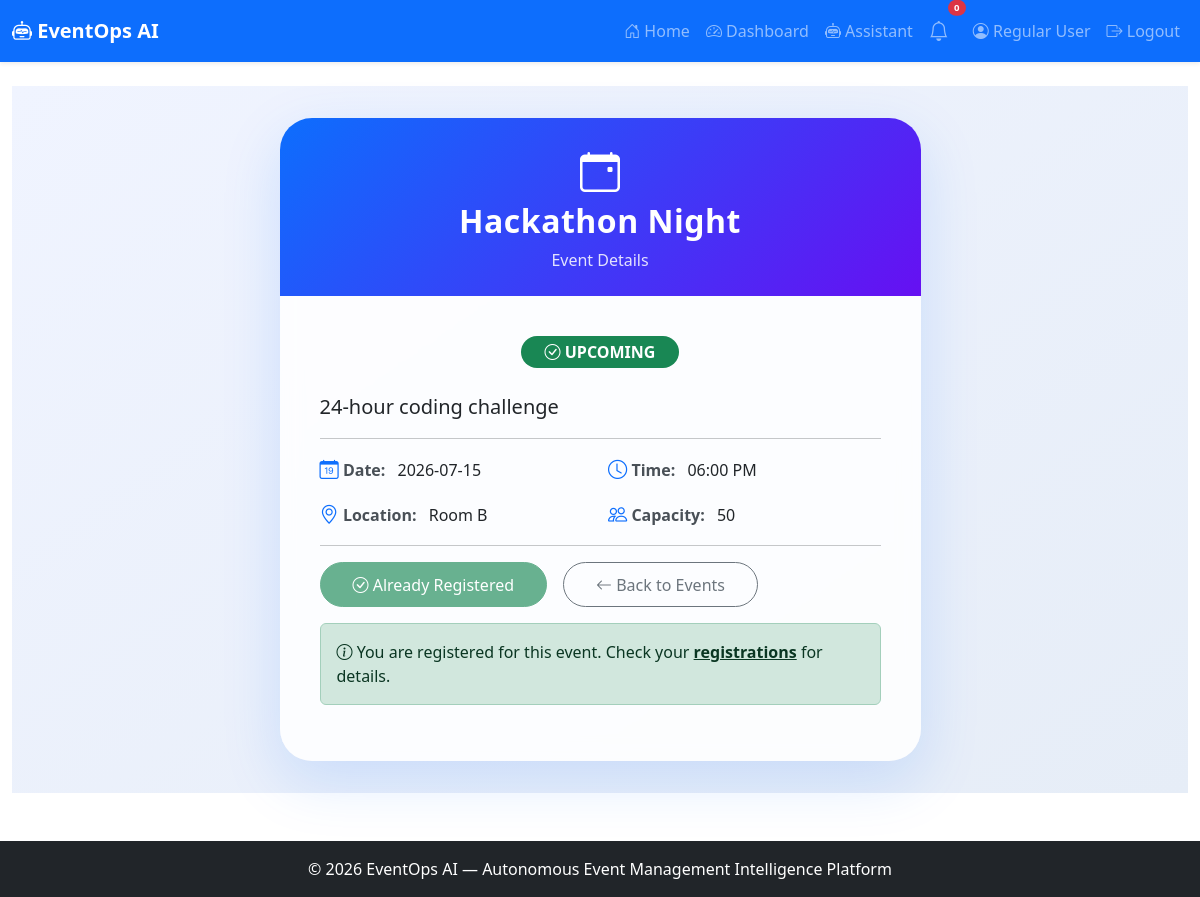
/event/2 (signed in), run on the app's committed database.
### app.py (models this page shows, shortened)
class User(UserMixin, db.Model):
    id = db.Column(db.Integer, primary_key=True)
    name = db.Column(db.String(100), nullable=False)
    email = db.Column(db.String(100), unique=True, nullable=False)
    password_hash = db.Column(db.String(200), nullable=False)
    role = db.Column(db.String(20), default='user')
    created_at = db.Column(db.DateTime, default=lambda: datetime.now(timezone.utc))

class Event(db.Model):
    id = db.Column(db.Integer, primary_key=True)
    title = db.Column(db.String(200), nullable=False)
    description = db.Column(db.Text)
    date = db.Column(db.String(50))
    time = db.Column(db.String(50))
    location = db.Column(db.String(200))
    capacity = db.Column(db.Integer)
    status = db.Column(db.String(20), default='upcoming')
    created_at = db.Column(db.DateTime, default=lambda: datetime.now(timezone.utc))

### app.py (the view)
@app.route('/event/<int:event_id>')
@login_required
def event_detail(event_id):
    event = Event.query.get_or_404(event_id)
    registered = Registration.query.filter_by(user_id=current_user.id, event_id=event_id).first() is not None
    return render_template('event_detail.html', event=event, registered=registered)

### app.py (called while the page is built)
@login_manager.user_loader
def load_user(user_id):
    return User.query.get(int(user_id))

### templates/event_detail.html (shortened to what this page needs)
{% extends "base.html" %}
{% block content %}
<div class="detail-wrapper">
    <div class="container">
        <div class="row justify-content-center">
            <div class="col-lg-8 col-xl-7">
                <div class="card detail-card">
                    <div class="card-header">
                        <i class="bi bi-calendar-event"></i>
                        <h2>{{ event.title }}</h2>
                        <p class="mb-0" style="opacity:0.85;">Event Details</p>
                    </div>
                    <div class="card-body">
                        <div class="text-center mb-4">
                            <span class="badge status-badge bg-{{ 'success' if event.status == 'upcoming' else 'warning' if event.status == 'ongoing' else 'secondary' }}">
                                <i class="bi bi-{{ 'check-circle' if event.status == 'upcoming' else 'clock' if event.status == 'ongoing' else 'x-circle' }}"></i>
                                {{ event.status|upper }}
                            </span>
                        </div>
                        <p class="lead">{{ event.description }}</p>
                        <hr>
                        <div class="row g-3">
                            <div class="col-sm-6">
                                <i class="bi bi-calendar-date detail-icon"></i>
                                <span class="detail-label">Date:</span> {{ event.date }}
                            </div>
                            <div class="col-sm-6">
                                <i class="bi bi-clock detail-icon"></i>
                                <span class="detail-label">Time:</span> {{ event.time }}
                            </div>
                            <div class="col-sm-6">
                                <i class="bi bi-geo-alt detail-icon"></i>
                                <span class="detail-label">Location:</span> {{ event.location }}
                            </div>
                            <div class="col-sm-6">
                                <i class="bi bi-people detail-icon"></i>
                                <span class="detail-label">Capacity:</span> {{ event.capacity }}
                            </div>
                        </div>
                        <hr>
                        <div class="action-buttons d-flex flex-wrap gap-3 mt-3">
                            {% if registered %}
                                <span class="btn btn-success disabled">
                                    <i class="bi bi-check-circle"></i> Already Registered
                                </span>
                            {% elif event.status == 'upcoming' %}
                                <a href="{{ url_for('user_register_event') }}" class="btn btn-primary">
                                    <i class="bi bi-person-plus"></i> Register Now
                                </a>
                            {% else %}
                                <span class="btn btn-secondary disabled">
                                    <i class="bi bi-x-circle"></i> Registration Closed
                                </span>
                            {% endif %}
                            <a href="{{ url_for('browse_events') }}" class="btn btn-outline-secondary">
                                <i class="bi bi-arrow-left"></i> Back to Events
                            </a>
                        </div>
                        {% if registered %}
                        <div class="alert alert-success mt-3">
                            <i class="bi bi-info-circle"></i> You are registered for this event. Check your <a href="{{ url_for('user_my_registrations') }}" class="alert-link">registrations</a> for details.
                        </div>
                        {% endif %}
                    </div>
                </div>
            </div>
        </div>
    </div>
</div>
{% endblock %}

### templates/base.html (shortened to what this page needs)
<!DOCTYPE html>
<html lang="en">
<head>
    <link href="https://cdn.jsdelivr.net/npm/bootstrap@5.3.0/dist/css/bootstrap.min.css" rel="stylesheet">
    <link rel="stylesheet" href="https://cdn.jsdelivr.net/npm/bootstrap-icons@1.11.0/font/bootstrap-icons.css">
    <link rel="stylesheet" href="{{ url_for('static', filename='css/style.css') }}">
</head>
<body>
    <nav class="navbar navbar-expand-lg navbar-dark bg-primary shadow-sm">
        <div class="container-fluid">
            <a class="navbar-brand fw-bold" href="{{ url_for('index') }}">
                <i class="bi bi-robot"></i> EventOps AI
            </a>
            <div class="collapse navbar-collapse" id="navbarNav">
                <ul class="navbar-nav ms-auto align-items-lg-center">
                    {% if current_user.is_authenticated %}
                        <li class="nav-item">
                            <a class="nav-link" href="{{ url_for('index') }}">
                                <i class="bi bi-house-door"></i> Home
                            </a>
                        </li>
                        <li class="nav-item">
                            <a class="nav-link" href="{{ url_for('dashboard') }}">
                                <i class="bi bi-speedometer2"></i> Dashboard
                            </a>
                        </li>
                        <li class="nav-item">
                            <a class="nav-link" href="{{ url_for('assistant_page') }}">
                                <i class="bi bi-robot"></i> Assistant
                            </a>
                        </li>
                        <li class="nav-item position-relative me-2">
                            <a class="nav-link" href="#" title="Notifications" data-bs-toggle="dropdown">
                                <i class="bi bi-bell fs-5"></i>
                                <span class="position-absolute top-0 start-100 translate-middle badge rounded-pill bg-danger" style="font-size:0.6rem;">
                                    0
                                </span>
                            </a>
                        </li>
                        <li class="nav-item">
                            <a class="nav-link" href="{{ url_for('profile') }}">
                                <i class="bi bi-person-circle"></i> {{ current_user.name }}
                            </a>
                        </li>
                        <li class="nav-item">
                            <a class="nav-link" href="{{ url_for('logout') }}">
                                <i class="bi bi-box-arrow-right"></i> Logout
                            </a>
                        </li>
{% endif %}
                </ul>
            </div>
        </div>
    </nav>
    <main class="container-fluid py-4">
        {% block content %}{% endblock %}
    </main>
    <footer class="footer bg-dark text-white py-3 mt-4">
        <div class="container text-center">
            <span>© 2026 EventOps AI — Autonomous Event Management Intelligence Platform</span>
        </div>
    </footer>
</body>
</html>

### templates/event_detail.html (style rules this page uses)
.detail-wrapper { min-height: 80vh; background: linear-gradient(145deg, #f0f4ff 0%, #e6edf7 100%); padding: 2rem 0; }
.detail-card { border: none; border-radius: 2rem; background: rgba(255, 255, 255, 0.85); backdrop-filter: blur(10px); box-shadow: 0 20px 60px rgba(13, 110, 253, 0.15); transition: transform 0.3s ease; overflow: hidden; }
.detail-card .card-header { background: linear-gradient(135deg, #0d6efd, #6610f2); color: white; padding: 1.5rem 2rem; border: none; text-align: center; }
.detail-card .card-header h2 { font-weight: 700; letter-spacing: 0.5px; }
.detail-card .card-header i { font-size: 2.5rem; margin-bottom: 0.3rem; }
.detail-card .card-body { padding: 2.5rem 2.5rem; }
.status-badge { font-size: 1rem; padding: 0.5rem 1.5rem; border-radius: 30px; }
.detail-icon { color: #0d6efd; width: 1.8rem; font-size: 1.2rem; text-align: center; }
.detail-label { font-weight: 600; color: #495057; margin-right: 0.5rem; }
.action-buttons .btn { border-radius: 50px; padding: 0.6rem 2rem; font-weight: 500; transition: all 0.2s ease; }

### data on the page
User: name "Regular User"
Event: title "Hackathon Night", status "UPCOMING", description "24-hour coding challenge", date "2026-07-15", time "06:00 PM", location "Room B", capacity "50"
